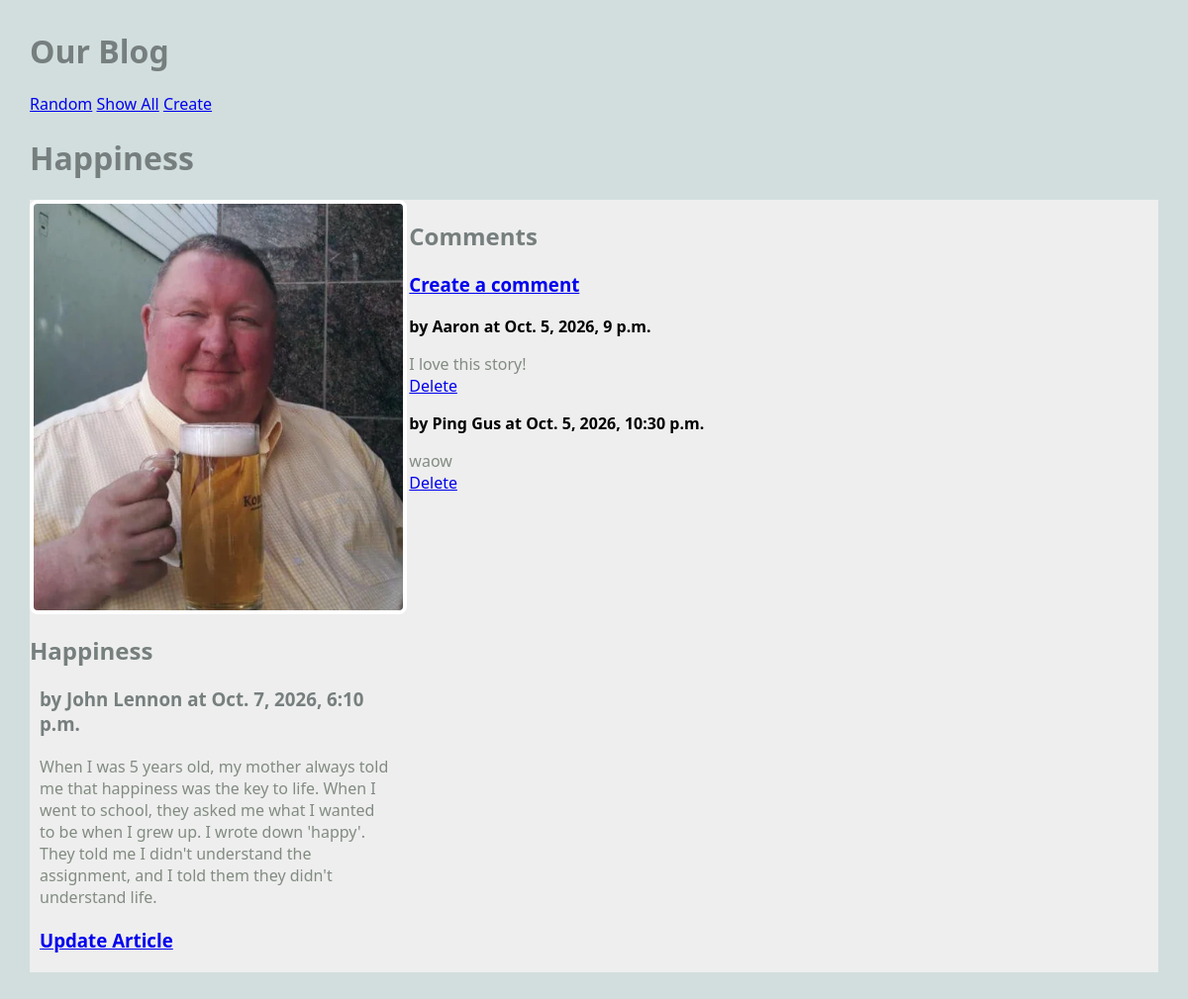
/blog/article/1, run on an earlier commit of the app's database.
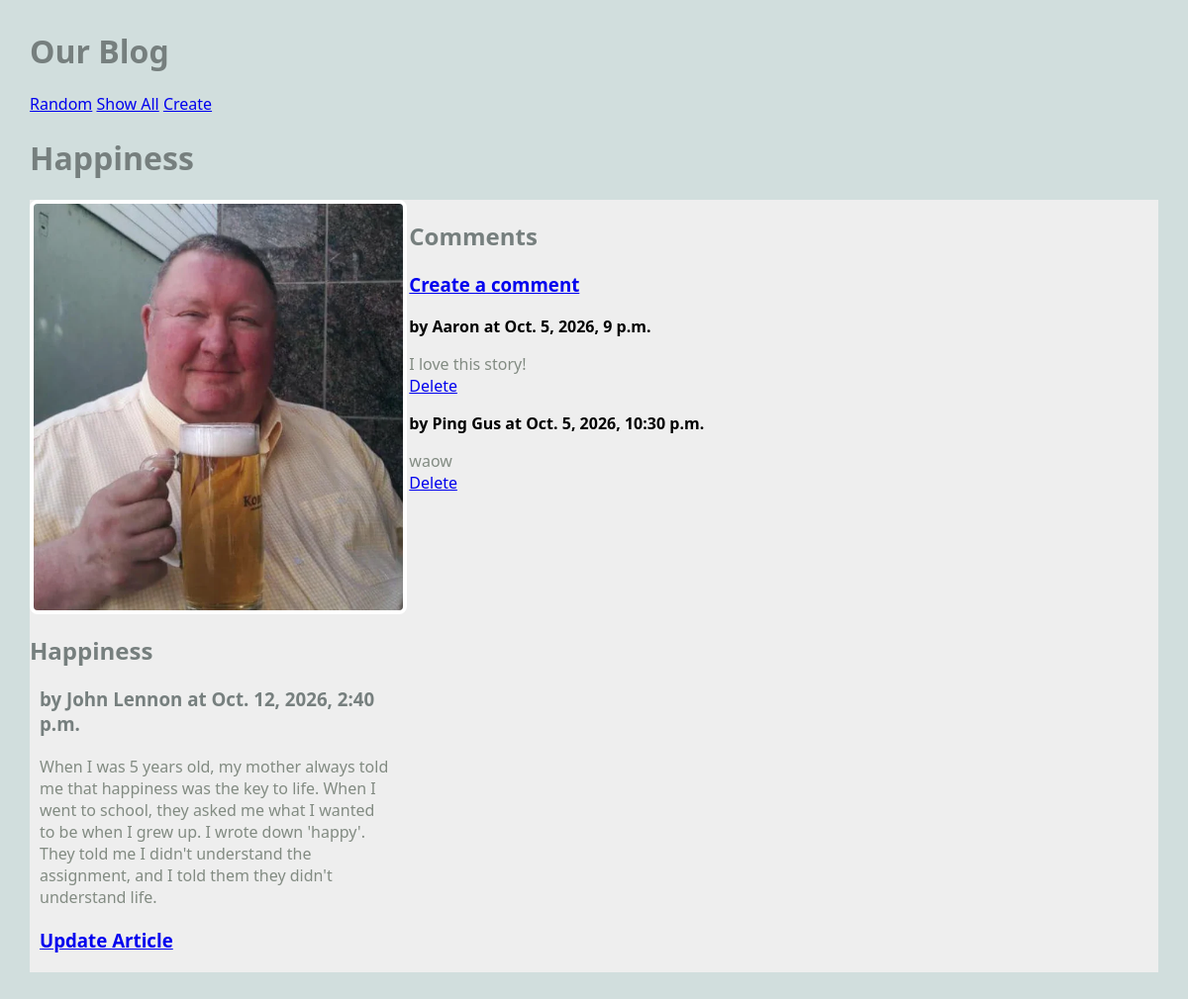
And on a later commit of the database.
### blog/models.py (models this page shows, shortened)
class Article(models.Model):
    title = models.TextField(blank=True)
    author = models.TextField(blank=True)
    text = models.TextField(blank=True)
    published = models.DateTimeField(auto_now=True)
    image_file = models.ImageField(blank=True)
    def get_all_comments(self):
        comments = Comment.objects.filter(article=self)
        return comments

class Comment(models.Model):
    article = models.ForeignKey(Article, on_delete=models.CASCADE)
    author = models.TextField(blank=False)
    text = models.TextField(blank=False)
    published = models.DateTimeField(auto_now=True)

### blog/views.py (the view)
# urls.py: path('article/<int:pk>', ArticleView.as_view(), name="article"),
class ArticleView(DetailView):
    model = Article
    template_name="blog/article.html"
    context_object_name = "article"

### blog/templates/blog/article.html
{% extends 'blog/base.html' %}
{% block content %}
<h1>{{article.title}}</h1>
<main class="grid-container">
    <article>
        {% if article.image_file %}
            <img src="{{article.image_file.url}}">
        {% else %}
            <h3>No image</h3>
        {% endif %}
        <div>
            <h2>{{article.title}}</h2>
            <h3>by {{article.author}} at {{article.published}}</h3>
            <p>{{article.text}}</p>
            <h3>
                <a href="{% url 'update_article' article.pk %}">Update Article</a>
            </h3>
        </div>
    </article>
    <div>
        <h2>Comments</h2>
        <h3>
            <a href="{% url 'create_comment' article.pk %}">Create a comment</a>
        </h3>
            {% for comment in article.get_all_comments %}
                <div>
                    <strong>by {{comment.author}} at {{comment.published}}</strong>
                    <p>
                        {{comment.text}}
                        <br>
                        <a href="{% url 'delete_comment' comment.pk %}">Delete</a>
                    </p>
                </div>
            {% endfor %}
    </div>
</main>
{% endblock %}

### blog/templates/blog/base.html (shortened to what this page needs)
{% load static %}
<html>
    <head>
        <link rel="stylesheet" href="{% static 'blog/styles-blog.css' %}">
    </head>
    <body>
        <head>
            <h1>Our Blog</h1>
            <nav>
                <ul>
                    <li>
                        <a href="{% url 'random' %}">Random</a>
                    </li>
                    <li>
                        <a href="{% url 'show_all' %}">Show All</a>
                    </li>
                    <li>
                        <a href="{% url 'create_article' %}">Create</a>
                    </li>
                </ul>
            </nav>
        </head>
        {% block content %}
        {% endblock %}
    </body>
</html>

### static/blog/styles-blog.css (style rules this page uses)
body { margin: 30px; background: #d1dedd; font-family:'Segoe UI', Tahoma, Geneva, Verdana, sans-serif; }
ul, li { padding: 0px; list-style-type: none; }
h1, h2, h3 { color: #767f7e; }
p { color: #828b82; }
.grid-container { background: #eee; max-width: 900px; display: grid; grid-template-columns: repeat(3, 1fr); grid-gap: 10px; max-width: 1200px; margin: 20px auto; }
article img, article.featured img { width: 100%; border: 4px solid #fff; border-radius: 8px; }
article p, article h3 { margin: 20px 10px; }
nav li { display: inline; }

What changed in the data, as far as the page shows it:
changed Article "Happiness": published "Oct. 7, 2026, 6:10 p.m." → "Oct. 12, 2026, 2:40 p.m."
